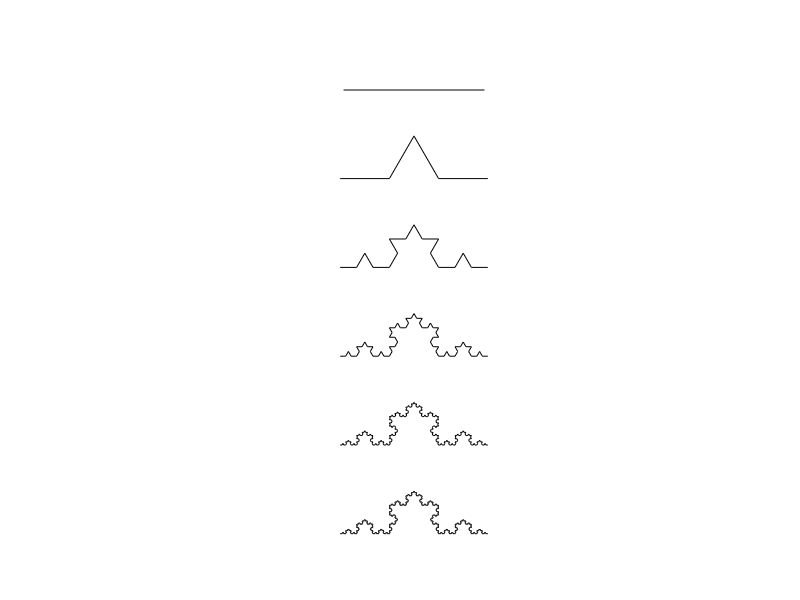

The MATLAB source for this figure:
clc
clear
%Koch Series
%for fist step(simple line)
r1=[0;0];
r2=[1;0];
x = [r1(1,1),r2(1,1)];
y = [r1(2,1),r2(2,1)];
spk0 = subplot(6,1,1);
h=line(x,y);
set(h, 'Color', 'k');
axis([-1.7,2.7,0,0.3]);
axis off
%ploting next 5 steps
for k=1:5
mmax=4^k; %four operations each one is needed for each step, so it is 4^step
x=zeros(1,mmax);y=zeros(1,mmax);segment=zeros(1,mmax); 
h=3^(-k); 
x(1)=0;y(1)=0; 
angle(1)=0;angle(2)=pi/3;angle(3)=-pi/3;angle(4)=0; %all angles needed(basically just +60 and -60)
for a=1:mmax 
         m=a-1;ang=0; 
         for b=1:k 
                 segment(b)=mod(m,4); %determines which operation is needed
                 m=floor(m/4); 
                 r=segment(b)+1; 
                 ang=ang+angle(r); %determines the proper angle for each operation
         end 
         x(a+1)=x(a)+h*cos(ang); %acts as rotation matrix for updating x-axis and y-axis
         y(a+1)=y(a)+h*sin(ang); %and also transfers points by adding the previous coordinates
end 
spk1 = subplot(6,1,k+1); %subplot for showing all the steps in one figure
plot(spk1,x,y,'k'); 
axis equal
axis off
end